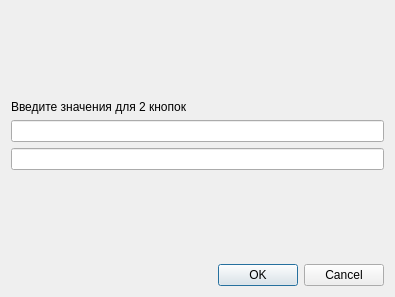
<?xml version="1.0" encoding="UTF-8"?>
<ui version="4.0">
 <class>Dialog</class>
 <widget class="QDialog" name="Dialog">
  <property name="geometry">
   <rect>
    <x>0</x>
    <y>0</y>
    <width>395</width>
    <height>297</height>
   </rect>
  </property>
  <property name="windowTitle">
   <string>Dialog</string>
  </property>
  <layout class="QVBoxLayout" name="verticalLayout_2">
   <item>
    <spacer name="verticalSpacer">
     <property name="orientation">
      <enum>Qt::Vertical</enum>
     </property>
     <property name="sizeHint" stdset="0">
      <size>
       <width>20</width>
       <height>40</height>
      </size>
     </property>
    </spacer>
   </item>
   <item>
    <layout class="QVBoxLayout" name="verticalLayout">
     <item>
      <widget class="QLabel" name="label">
       <property name="text">
        <string>Введите значения для 2 кнопок</string>
       </property>
      </widget>
     </item>
     <item>
      <widget class="QLineEdit" name="lineEdit"/>
     </item>
     <item>
      <widget class="QLineEdit" name="lineEdit_2"/>
     </item>
    </layout>
   </item>
   <item>
    <spacer name="verticalSpacer_2">
     <property name="orientation">
      <enum>Qt::Vertical</enum>
     </property>
     <property name="sizeHint" stdset="0">
      <size>
       <width>20</width>
       <height>40</height>
      </size>
     </property>
    </spacer>
   </item>
   <item>
    <widget class="QDialogButtonBox" name="buttonBox">
     <property name="orientation">
      <enum>Qt::Horizontal</enum>
     </property>
     <property name="standardButtons">
      <set>QDialogButtonBox::Cancel|QDialogButtonBox::Ok</set>
     </property>
    </widget>
   </item>
  </layout>
 </widget>
 <resources/>
 <connections>
  <connection>
   <sender>buttonBox</sender>
   <signal>accepted()</signal>
   <receiver>Dialog</receiver>
   <slot>accept()</slot>
   <hints>
    <hint type="sourcelabel">
     <x>248</x>
     <y>254</y>
    </hint>
    <hint type="destinationlabel">
     <x>157</x>
     <y>274</y>
    </hint>
   </hints>
  </connection>
  <connection>
   <sender>buttonBox</sender>
   <signal>rejected()</signal>
   <receiver>Dialog</receiver>
   <slot>reject()</slot>
   <hints>
    <hint type="sourcelabel">
     <x>316</x>
     <y>260</y>
    </hint>
    <hint type="destinationlabel">
     <x>286</x>
     <y>274</y>
    </hint>
   </hints>
  </connection>
 </connections>
</ui>
